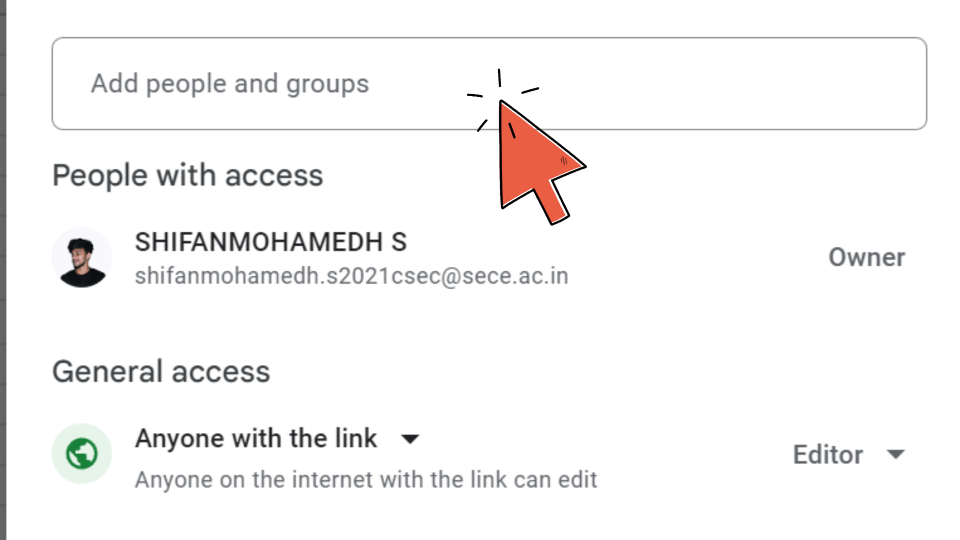
#> input picture image1.png, 1920 x 1080 px (shown at 1/2 size); the run also reads 1 picture not shown here
$ python -i front3.py   (imports and definitions only)   (older library calls are emulated)
#> lines starting #> are read from the running program, lines starting #| are printed output that depends on the picture
import os
from tkinter import *
from PIL import Image, ImageTk
import pyperclip
def generate_count():
    sheet = entry_box.get()
    f = open("demofile.txt", "w")
    f.write(sheet)
    f.close()
    print("Generating count for sheet:", sheet)


def tutorial_window():
    tutorial = Toplevel()
    tutorial.title("Tutorial")
    tutorial.geometry("800x800")
    tutorial.config(bg='lightcyan')

    frame = Frame(tutorial, bd=10)
    frame.pack(pady=20)

    image1 = Image.open("image1.png")
#> image1 is the input picture: PIL image 1920x1080 RGBA; mean R, G, B, A 246.9, 246, 245.8, 255
    image1 = image1.resize((280, 280), Image.ANTIALIAS)
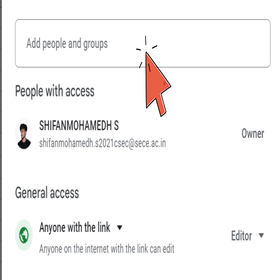
#> image1: PIL image 280x280 RGBA; mean R, G, B, A 246.7, 245.7, 245.5, 255
    image1_tk = ImageTk.PhotoImage(image1)

    image2 = Image.open("image2.png")
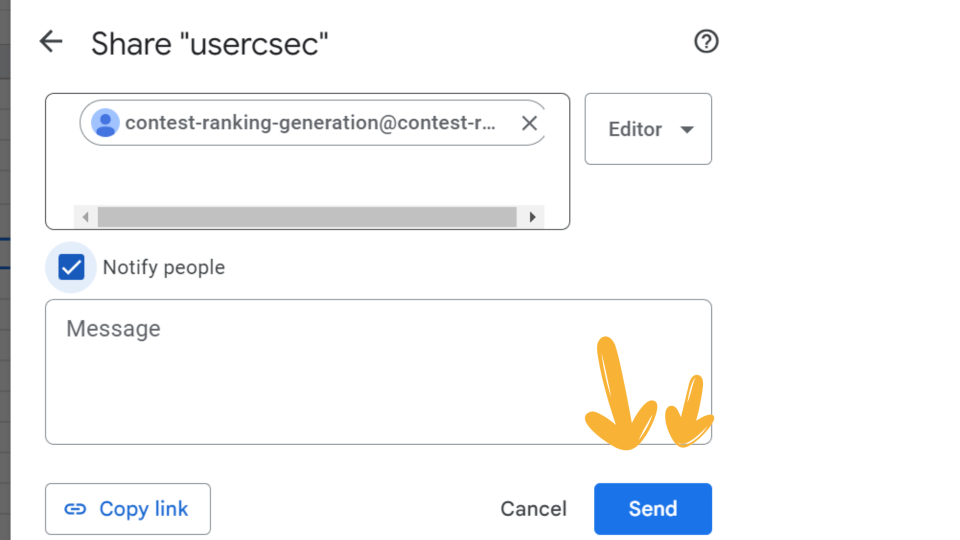
#> input picture image2.png, 1920 x 1080 px (shown at 1/2 size)
#> image2 is the input picture: PIL image 1920x1080 RGBA; mean R, G, B, A 245.7, 246.3, 246.8, 255
    image2 = image2.resize((280, 280), Image.ANTIALIAS)
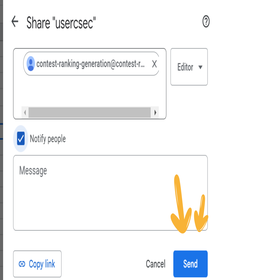
#> image2: PIL image 280x280 RGBA; mean R, G, B, A 245.4, 246, 246.6, 255
    image2_tk = ImageTk.PhotoImage(image2)

    image3 = Image.open("image3.png")
    image3 = image3.resize((280, 280), Image.ANTIALIAS)
    image3_tk = ImageTk.PhotoImage(image3)

    image1_label = Label(frame, image=image1_tk)
    image2_label = Label(frame, image=image2_tk)
    image3_label = Label(frame, image=image3_tk)

    image1_label.grid(row=0, column=0)
    image2_label.grid(row=0, column=1)
    image3_label.grid(row=0, column=2)

    rules_label = Label(tutorial, text="1.Open the Google Sheet that you want to share.\n2.Click on Share in the top right corner.\n3.Enter the email address of the collaborator given below\n4.Choose the level of access you want to grant: Editor.\n5.Click the Send button.", font=("Courier", 14), bg="#D3D3D3", fg="black")
    rules_label.pack(pady=10)

    mail_id_var = StringVar()
    mail_id_var.set("contest-ranking-generation@contest-ranking-generation.iam.gserviceaccount.com")
    mail_id_entry = Entry(tutorial, textvariable=mail_id_var, font=("Times New Roman", 14), state="readonly")
    mail_id_entry.pack(pady=10)

    def copy_to_clipboard():
        pyperclip.copy(mail_id_var.get())

    copy_button = Button(tutorial, text="Copy to Clipboard", font=("Calibri", 14), command=copy_to_clipboard, bg="#4ca5e5", fg="#ffffff")
    copy_button.pack(pady=10)


    back_button = Button(tutorial, text="Back", font=("Verdana", 14), command=tutorial.destroy, bg="#16f3ff", fg="#1a1817")
    back_button.pack(pady=10)
    tutorial.mainloop()


# [4 lines not run here, left out]

# [1 line that did not run here, left out]
# [1 line not run here, left out]

# [1 line that did not run here, left out]
# [1 line not run here, left out]

# [1 line that did not run here, left out]
# [1 line not run here, left out]

# [1 line that did not run here, left out]
# [1 line not run here, left out]

# [1 line that did not run here, left out]
# [1 line not run here, left out]

# [1 line that did not run here, left out]
# [1 line not run here, left out]

# [1 line that did not run here, left out]
# [1 line not run here, left out]

# [6 lines of commented-out code are left out]

# [1 line that did not run here, left out]
# [1 line not run here, left out]

# [1 line that did not run here, left out]
# [9 lines not run here, left out]

>>> result = tutorial_window()
